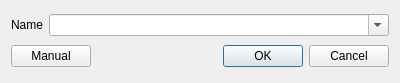
<?xml version="1.0" encoding="UTF-8"?>
<ui version="4.0">
 <class>SimpleInstallDialog</class>
 <widget class="QDialog" name="SimpleInstallDialog">
  <property name="geometry">
   <rect>
    <x>0</x>
    <y>0</y>
    <width>400</width>
    <height>83</height>
   </rect>
  </property>
  <property name="windowTitle">
   <string>Quick Install - Python</string>
  </property>
  <layout class="QVBoxLayout" name="verticalLayout">
   <item>
    <layout class="QHBoxLayout" name="horizontalLayout" stretch="0,1">
     <item>
      <widget class="QLabel" name="label">
       <property name="text">
        <string>Name</string>
       </property>
      </widget>
     </item>
     <item>
      <widget class="QComboBox" name="nameCombo">
       <property name="editable">
        <bool>true</bool>
       </property>
      </widget>
     </item>
    </layout>
   </item>
   <item>
    <layout class="QHBoxLayout" name="horizontalLayout_2">
     <item>
      <widget class="QPushButton" name="manualBtn">
       <property name="toolTip">
        <string>Opens a Dialog that allows custom modifications.</string>
       </property>
       <property name="whatsThis">
        <string>Opens a Dialog that allows custom modifications.</string>
       </property>
       <property name="text">
        <string>Manual</string>
       </property>
      </widget>
     </item>
     <item>
      <spacer name="horizontalSpacer">
       <property name="orientation">
        <enum>Qt::Horizontal</enum>
       </property>
       <property name="sizeHint" stdset="0">
        <size>
         <width>40</width>
         <height>20</height>
        </size>
       </property>
      </spacer>
     </item>
     <item>
      <widget class="QPushButton" name="okBtn">
       <property name="text">
        <string>OK</string>
       </property>
       <property name="default">
        <bool>true</bool>
       </property>
      </widget>
     </item>
     <item>
      <widget class="QPushButton" name="cancelBtn">
       <property name="text">
        <string>Cancel</string>
       </property>
      </widget>
     </item>
    </layout>
   </item>
  </layout>
 </widget>
 <resources/>
 <connections/>
</ui>
